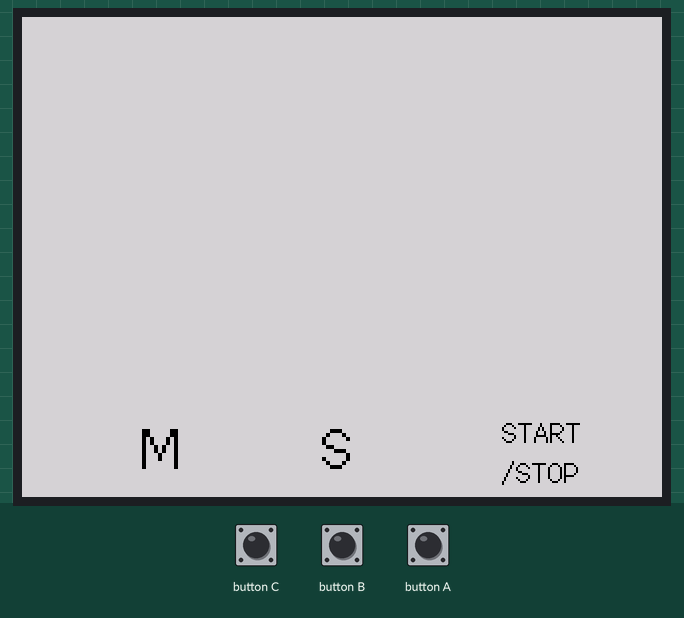
Recording of a sketch running on a simulated ESP32. Shown: 320×240 colour display. The inputs (shaded band) are chosen by the test bench. What the sketch prints to the serial monitor is not drawn.

Above: at 0.3 s.
At 1.8 s:
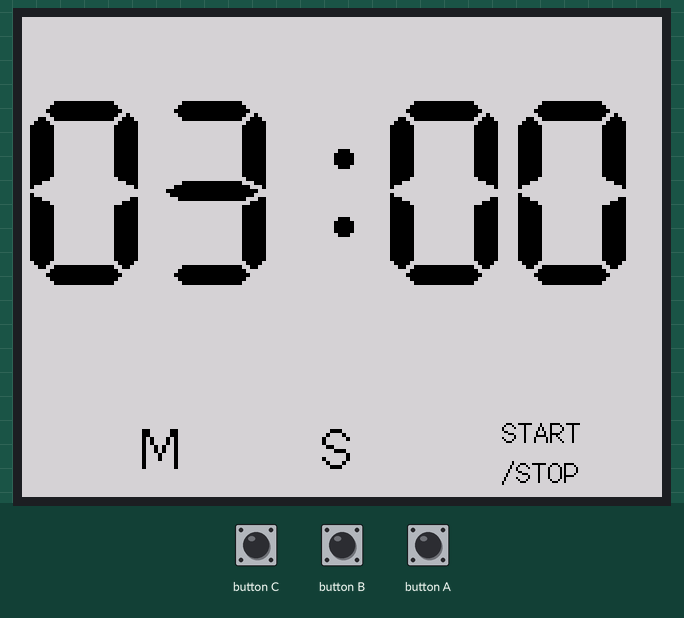
1.9 s: button C pressed for 0.15 s
At 3.0 s:
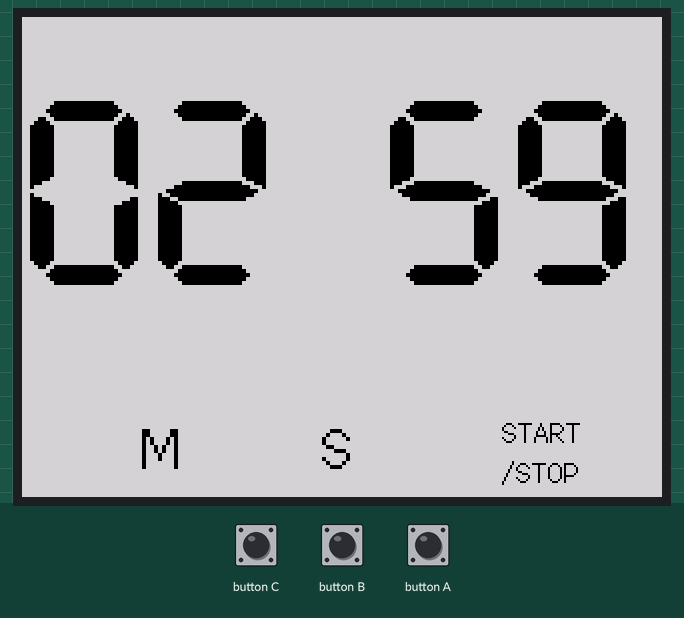
Timing chart, 0 to 4.9 s (numbered marks = the images above; inputs shaded):
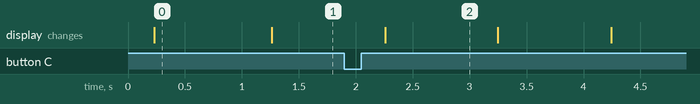

Measured:
- after the input at 1.9 s, the display: changes after 0.36 s (image 2)
- what the display in image 0 shows lasts 1.1 s, from 0.2 s to 1.3 s

The sketch:

kitchen_timer.ino
```cpp
#include <M5Stack.h>
boolean but_A = false, but_LEFT = false, but_RIGHT = false;
uint32_t targetTime = 0;
byte omm = 99, oss = 99;
uint8_t mm = 3;
int8_t ss= 0;
bool hasStop = true;
bool hasEnd = false;
void setup() {
  M5.begin();
  M5.Lcd.fillScreen(TFT_LIGHTGREY);
  targetTime = millis() + 1000;

  M5.Lcd.setTextFont(2);
  M5.Lcd.setTextSize(2);
  M5.Lcd.setTextColor(TFT_BLACK, TFT_LIGHTGREY);
  M5.Lcd.setCursor( 60, 200);
  M5.Lcd.print("M");
  M5.Lcd.setCursor( 150, 200);
  M5.Lcd.print("S");
  M5.Lcd.setTextSize(1);
  M5.Lcd.setCursor( 240, 200);
  M5.Lcd.print("START");
  M5.Lcd.setCursor( 240, 220);
  M5.Lcd.print("/STOP");

  Serial.println("START");
}

void loop() {
  if(M5.BtnC.wasPressed() && !hasStop) {
      hasStop = true;
  } else if (M5.BtnC.wasPressed() && hasStop) {
      hasStop = false;
  }
  if(M5.BtnB.wasPressed() && hasStop) {
      ss++;
      hasEnd = false;
      if (ss == 60){
        ss = 0;
      }
      draw_seconds(ss);
  }
  if(M5.BtnA.wasPressed() && hasStop) {
      mm++;
      hasEnd = false;
      if (mm == 60){
        mm = 0;
      }
      draw_minutes(mm);
  }
  M5.update();
    if (targetTime < millis()) {
      targetTime = millis() + 1000;

      // 時間停止してない
      if (!hasStop){
        ss--;
        if (ss == -1) {
          // 分秒ともに0なら表示停止＆timerストップ
          if (mm == 0) {
            ss =0;
            hasStop = true;
            hasEnd = true;
            M5.Speaker.beep();
          } else {
            ss = 59;
            omm = mm;
            mm--;
          }
        }
      }

      if (hasEnd) {
        // timerストップの表示
        M5.Lcd.setCursor( 100, 150);
        M5.Lcd.setTextFont(2);
        M5.Lcd.print("Timer Stop");
      } else {
        // 表示を消す
        M5.Lcd.setCursor( 100, 150);
        M5.Lcd.setTextFont(2);
        M5.Lcd.print("          ");
      }

      // 7seg font
      M5.Lcd.setTextFont(7);
      M5.Lcd.setTextSize(2);
      M5.Lcd.setTextColor(TFT_BLACK, TFT_LIGHTGREY);

      // 分の更新
      if (omm != mm) {
        omm = mm;
        draw_minutes(mm);
      }

      // 秒の更新
      if (oss != ss) {
        oss = ss;

        // インジケーターの点滅
        if (ss % 2 && !hasStop) {
          M5.Lcd.setCursor( 150, 40);
          M5.Lcd.setTextColor(TFT_LIGHTGREY, TFT_LIGHTGREY);
          M5.Lcd.print(":");
          M5.Lcd.setTextColor(TFT_BLACK, TFT_LIGHTGREY);
        }
        else {
          M5.Lcd.setCursor( 150, 40);
          M5.Lcd.print(":");
        }

        draw_seconds(ss);
      }
    }
}

// 分の表示
void draw_minutes(int mm) {
  if (mm < 10) {
    M5.Lcd.setCursor( 0, 40);
    M5.Lcd.print("0");
    M5.Lcd.print(mm);
  } else {
    M5.Lcd.setCursor( 0, 40);
    M5.Lcd.print(mm);
  }
}

// 秒の表示
void draw_seconds(int ss) {
  if (ss < 10) {
    M5.Lcd.setCursor( 180, 40);
    M5.Lcd.print("0");
    M5.Lcd.print(ss);
  } else {
    M5.Lcd.setCursor( 180, 40);
    M5.Lcd.print(ss);
  }
}
```
